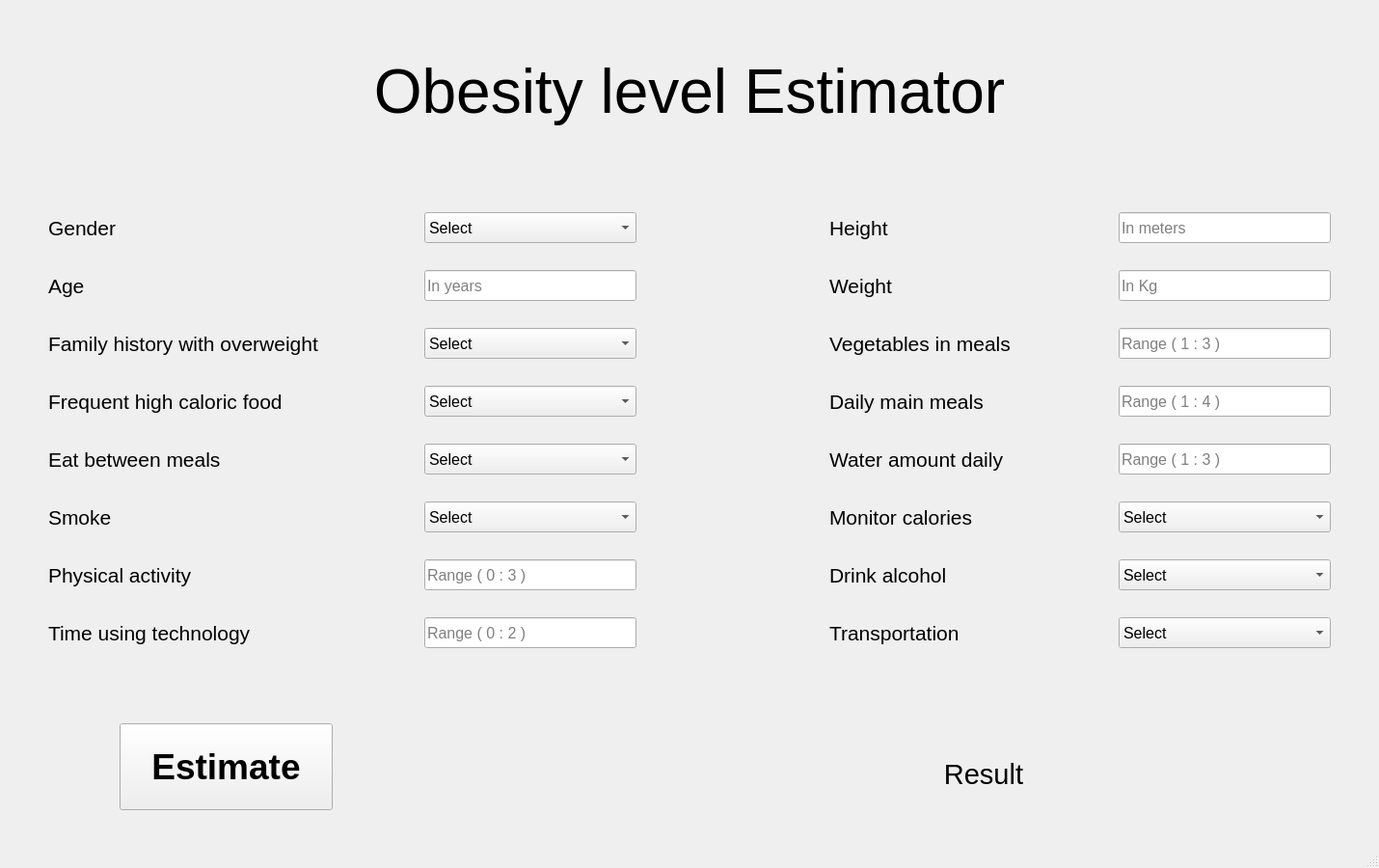
<?xml version="1.0" encoding="UTF-8"?>
<ui version="4.0">
 <class>MainWindow</class>
 <widget class="QMainWindow" name="MainWindow">
  <property name="geometry">
   <rect>
    <x>0</x>
    <y>0</y>
    <width>1430</width>
    <height>900</height>
   </rect>
  </property>
  <property name="windowTitle">
   <string>Estimate Obesity level</string>
  </property>
  <property name="windowIcon">
   <iconset>
    <normaloff>logo2.png</normaloff>logo2.png</iconset>
  </property>
  <property name="tabShape">
   <enum>QTabWidget::Rounded</enum>
  </property>
  <widget class="QWidget" name="centralwidget">
   <widget class="QPushButton" name="button">
    <property name="geometry">
     <rect>
      <x>124</x>
      <y>750</y>
      <width>221</width>
      <height>90</height>
     </rect>
    </property>
    <property name="font">
     <font>
      <family>Arial</family>
      <pointsize>28</pointsize>
      <weight>75</weight>
      <italic>false</italic>
      <bold>true</bold>
      <kerning>true</kerning>
     </font>
    </property>
    <property name="cursor">
     <cursorShape>ArrowCursor</cursorShape>
    </property>
    <property name="whatsThis">
     <string>&lt;html&gt;&lt;head/&gt;&lt;body&gt;&lt;p align=&quot;right&quot;&gt;&lt;br/&gt;&lt;/p&gt;&lt;/body&gt;&lt;/html&gt;</string>
    </property>
    <property name="text">
     <string>Estimate</string>
    </property>
   </widget>
   <widget class="QLabel" name="label">
    <property name="geometry">
     <rect>
      <x>50</x>
      <y>220</y>
      <width>90</width>
      <height>32</height>
     </rect>
    </property>
    <property name="font">
     <font>
      <family>Arial</family>
      <pointsize>16</pointsize>
     </font>
    </property>
    <property name="text">
     <string>Gender</string>
    </property>
   </widget>
   <widget class="QLabel" name="label_3">
    <property name="geometry">
     <rect>
      <x>50</x>
      <y>280</y>
      <width>48</width>
      <height>32</height>
     </rect>
    </property>
    <property name="font">
     <font>
      <family>Arial</family>
      <pointsize>16</pointsize>
     </font>
    </property>
    <property name="text">
     <string>Age</string>
    </property>
   </widget>
   <widget class="QLabel" name="label_5">
    <property name="geometry">
     <rect>
      <x>860</x>
      <y>400</y>
      <width>211</width>
      <height>32</height>
     </rect>
    </property>
    <property name="font">
     <font>
      <family>Arial</family>
      <pointsize>16</pointsize>
     </font>
    </property>
    <property name="text">
     <string>Daily main meals</string>
    </property>
   </widget>
   <widget class="QLabel" name="label_7">
    <property name="geometry">
     <rect>
      <x>50</x>
      <y>400</y>
      <width>315</width>
      <height>32</height>
     </rect>
    </property>
    <property name="font">
     <font>
      <family>Arial</family>
      <pointsize>16</pointsize>
     </font>
    </property>
    <property name="text">
     <string>Frequent high caloric food</string>
    </property>
   </widget>
   <widget class="QLabel" name="label_9">
    <property name="geometry">
     <rect>
      <x>860</x>
      <y>340</y>
      <width>251</width>
      <height>32</height>
     </rect>
    </property>
    <property name="font">
     <font>
      <family>Arial</family>
      <pointsize>16</pointsize>
     </font>
    </property>
    <property name="text">
     <string>Vegetables in meals</string>
    </property>
   </widget>
   <widget class="QLabel" name="label_11">
    <property name="geometry">
     <rect>
      <x>50</x>
      <y>460</y>
      <width>251</width>
      <height>32</height>
     </rect>
    </property>
    <property name="font">
     <font>
      <family>Arial</family>
      <pointsize>16</pointsize>
     </font>
    </property>
    <property name="text">
     <string>Eat between meals</string>
    </property>
   </widget>
   <widget class="QLabel" name="label_13">
    <property name="geometry">
     <rect>
      <x>860</x>
      <y>640</y>
      <width>174</width>
      <height>32</height>
     </rect>
    </property>
    <property name="font">
     <font>
      <family>Arial</family>
      <pointsize>16</pointsize>
     </font>
    </property>
    <property name="text">
     <string>Transportation</string>
    </property>
   </widget>
   <widget class="QLabel" name="label_15">
    <property name="geometry">
     <rect>
      <x>50</x>
      <y>340</y>
      <width>371</width>
      <height>32</height>
     </rect>
    </property>
    <property name="font">
     <font>
      <family>Arial</family>
      <pointsize>16</pointsize>
     </font>
    </property>
    <property name="text">
     <string>Family history with overweight</string>
    </property>
   </widget>
   <widget class="QLabel" name="label_17">
    <property name="geometry">
     <rect>
      <x>860</x>
      <y>520</y>
      <width>193</width>
      <height>32</height>
     </rect>
    </property>
    <property name="font">
     <font>
      <family>Arial</family>
      <pointsize>16</pointsize>
     </font>
    </property>
    <property name="text">
     <string>Monitor calories</string>
    </property>
   </widget>
   <widget class="QLabel" name="label_18">
    <property name="geometry">
     <rect>
      <x>860</x>
      <y>460</y>
      <width>236</width>
      <height>32</height>
     </rect>
    </property>
    <property name="font">
     <font>
      <family>Arial</family>
      <pointsize>16</pointsize>
     </font>
    </property>
    <property name="text">
     <string>Water amount daily</string>
    </property>
   </widget>
   <widget class="QLabel" name="label_19">
    <property name="geometry">
     <rect>
      <x>860</x>
      <y>220</y>
      <width>78</width>
      <height>32</height>
     </rect>
    </property>
    <property name="font">
     <font>
      <family>Arial</family>
      <pointsize>16</pointsize>
     </font>
    </property>
    <property name="text">
     <string>Height</string>
    </property>
   </widget>
   <widget class="QLabel" name="label_20">
    <property name="geometry">
     <rect>
      <x>50</x>
      <y>580</y>
      <width>193</width>
      <height>32</height>
     </rect>
    </property>
    <property name="font">
     <font>
      <family>Arial</family>
      <pointsize>16</pointsize>
     </font>
    </property>
    <property name="text">
     <string>Physical activity</string>
    </property>
   </widget>
   <widget class="QLabel" name="label_21">
    <property name="geometry">
     <rect>
      <x>860</x>
      <y>580</y>
      <width>211</width>
      <height>32</height>
     </rect>
    </property>
    <property name="font">
     <font>
      <family>Arial</family>
      <pointsize>16</pointsize>
     </font>
    </property>
    <property name="text">
     <string>Drink alcohol</string>
    </property>
   </widget>
   <widget class="QLabel" name="label_22">
    <property name="geometry">
     <rect>
      <x>50</x>
      <y>640</y>
      <width>271</width>
      <height>32</height>
     </rect>
    </property>
    <property name="font">
     <font>
      <family>Arial</family>
      <pointsize>16</pointsize>
     </font>
    </property>
    <property name="text">
     <string>Time using technology</string>
    </property>
   </widget>
   <widget class="QLabel" name="label_23">
    <property name="geometry">
     <rect>
      <x>860</x>
      <y>280</y>
      <width>87</width>
      <height>32</height>
     </rect>
    </property>
    <property name="font">
     <font>
      <family>Arial</family>
      <pointsize>16</pointsize>
     </font>
    </property>
    <property name="text">
     <string>Weight</string>
    </property>
   </widget>
   <widget class="QLabel" name="label_24">
    <property name="geometry">
     <rect>
      <x>50</x>
      <y>520</y>
      <width>84</width>
      <height>32</height>
     </rect>
    </property>
    <property name="font">
     <font>
      <family>Arial</family>
      <pointsize>16</pointsize>
     </font>
    </property>
    <property name="text">
     <string>Smoke</string>
    </property>
   </widget>
   <widget class="QLineEdit" name="in_1">
    <property name="geometry">
     <rect>
      <x>440</x>
      <y>280</y>
      <width>220</width>
      <height>32</height>
     </rect>
    </property>
    <property name="font">
     <font>
      <family>Arial</family>
      <pointsize>12</pointsize>
      <underline>false</underline>
     </font>
    </property>
    <property name="text">
     <string/>
    </property>
    <property name="placeholderText">
     <string>In years</string>
    </property>
   </widget>
   <widget class="QLineEdit" name="in_2">
    <property name="geometry">
     <rect>
      <x>1160</x>
      <y>220</y>
      <width>220</width>
      <height>32</height>
     </rect>
    </property>
    <property name="font">
     <font>
      <family>Arial</family>
      <pointsize>12</pointsize>
     </font>
    </property>
    <property name="placeholderText">
     <string>In meters</string>
    </property>
   </widget>
   <widget class="QLineEdit" name="in_3">
    <property name="geometry">
     <rect>
      <x>1160</x>
      <y>280</y>
      <width>220</width>
      <height>32</height>
     </rect>
    </property>
    <property name="font">
     <font>
      <family>Arial</family>
      <pointsize>12</pointsize>
     </font>
    </property>
    <property name="placeholderText">
     <string>In Kg</string>
    </property>
   </widget>
   <widget class="QLineEdit" name="in_4">
    <property name="geometry">
     <rect>
      <x>1160</x>
      <y>340</y>
      <width>220</width>
      <height>32</height>
     </rect>
    </property>
    <property name="font">
     <font>
      <family>Arial</family>
      <pointsize>12</pointsize>
      <underline>false</underline>
     </font>
    </property>
    <property name="text">
     <string/>
    </property>
    <property name="placeholderText">
     <string>Range ( 1 : 3 )</string>
    </property>
   </widget>
   <widget class="QLineEdit" name="in_5">
    <property name="geometry">
     <rect>
      <x>1160</x>
      <y>400</y>
      <width>220</width>
      <height>32</height>
     </rect>
    </property>
    <property name="font">
     <font>
      <family>Arial</family>
      <pointsize>12</pointsize>
      <underline>false</underline>
     </font>
    </property>
    <property name="text">
     <string/>
    </property>
    <property name="placeholderText">
     <string>Range ( 1 : 4 )</string>
    </property>
   </widget>
   <widget class="QLineEdit" name="in_7">
    <property name="geometry">
     <rect>
      <x>1160</x>
      <y>460</y>
      <width>220</width>
      <height>32</height>
     </rect>
    </property>
    <property name="font">
     <font>
      <family>Arial</family>
      <pointsize>12</pointsize>
     </font>
    </property>
    <property name="text">
     <string/>
    </property>
    <property name="placeholderText">
     <string>Range ( 1 : 3 )</string>
    </property>
   </widget>
   <widget class="QLineEdit" name="in_8">
    <property name="geometry">
     <rect>
      <x>440</x>
      <y>580</y>
      <width>220</width>
      <height>32</height>
     </rect>
    </property>
    <property name="font">
     <font>
      <family>Arial</family>
      <pointsize>12</pointsize>
     </font>
    </property>
    <property name="text">
     <string/>
    </property>
    <property name="placeholderText">
     <string>Range ( 0 : 3 )</string>
    </property>
   </widget>
   <widget class="QLineEdit" name="in_9">
    <property name="geometry">
     <rect>
      <x>440</x>
      <y>640</y>
      <width>220</width>
      <height>32</height>
     </rect>
    </property>
    <property name="font">
     <font>
      <family>Arial</family>
      <pointsize>12</pointsize>
     </font>
    </property>
    <property name="text">
     <string/>
    </property>
    <property name="placeholderText">
     <string>Range ( 0 : 2 )</string>
    </property>
   </widget>
   <widget class="QComboBox" name="in_6">
    <property name="geometry">
     <rect>
      <x>440</x>
      <y>460</y>
      <width>220</width>
      <height>32</height>
     </rect>
    </property>
    <property name="font">
     <font>
      <family>Arial</family>
      <pointsize>12</pointsize>
      <underline>false</underline>
     </font>
    </property>
    <item>
     <property name="text">
      <string>Select</string>
     </property>
    </item>
    <item>
     <property name="text">
      <string>No</string>
     </property>
    </item>
    <item>
     <property name="text">
      <string>Sometimes</string>
     </property>
    </item>
    <item>
     <property name="text">
      <string>Frequently</string>
     </property>
    </item>
    <item>
     <property name="text">
      <string>Always</string>
     </property>
    </item>
   </widget>
   <widget class="QComboBox" name="in_10">
    <property name="geometry">
     <rect>
      <x>1160</x>
      <y>580</y>
      <width>220</width>
      <height>32</height>
     </rect>
    </property>
    <property name="font">
     <font>
      <family>Arial</family>
      <pointsize>12</pointsize>
     </font>
    </property>
    <item>
     <property name="text">
      <string>Select</string>
     </property>
    </item>
    <item>
     <property name="text">
      <string>No</string>
     </property>
    </item>
    <item>
     <property name="text">
      <string>Sometimes</string>
     </property>
    </item>
    <item>
     <property name="text">
      <string>Frequently</string>
     </property>
    </item>
    <item>
     <property name="text">
      <string>Always</string>
     </property>
    </item>
   </widget>
   <widget class="QComboBox" name="in_11">
    <property name="geometry">
     <rect>
      <x>1160</x>
      <y>640</y>
      <width>220</width>
      <height>32</height>
     </rect>
    </property>
    <property name="font">
     <font>
      <family>Arial</family>
      <pointsize>12</pointsize>
      <underline>false</underline>
     </font>
    </property>
    <item>
     <property name="text">
      <string>Select</string>
     </property>
    </item>
    <item>
     <property name="text">
      <string>Bike</string>
     </property>
    </item>
    <item>
     <property name="text">
      <string>Motorbike</string>
     </property>
    </item>
    <item>
     <property name="text">
      <string>Public transportation</string>
     </property>
    </item>
    <item>
     <property name="text">
      <string>Walking</string>
     </property>
    </item>
    <item>
     <property name="text">
      <string>Automobile</string>
     </property>
    </item>
   </widget>
   <widget class="QComboBox" name="in_12">
    <property name="geometry">
     <rect>
      <x>1160</x>
      <y>520</y>
      <width>220</width>
      <height>32</height>
     </rect>
    </property>
    <property name="font">
     <font>
      <family>Arial</family>
      <pointsize>12</pointsize>
     </font>
    </property>
    <item>
     <property name="text">
      <string>Select</string>
     </property>
    </item>
    <item>
     <property name="text">
      <string>No</string>
     </property>
    </item>
    <item>
     <property name="text">
      <string>Yes</string>
     </property>
    </item>
   </widget>
   <widget class="QComboBox" name="in_13">
    <property name="geometry">
     <rect>
      <x>440</x>
      <y>520</y>
      <width>220</width>
      <height>32</height>
     </rect>
    </property>
    <property name="font">
     <font>
      <family>Arial</family>
      <pointsize>12</pointsize>
     </font>
    </property>
    <item>
     <property name="text">
      <string>Select</string>
     </property>
    </item>
    <item>
     <property name="text">
      <string>No</string>
     </property>
    </item>
    <item>
     <property name="text">
      <string>Yes</string>
     </property>
    </item>
   </widget>
   <widget class="QComboBox" name="in_14">
    <property name="geometry">
     <rect>
      <x>440</x>
      <y>400</y>
      <width>220</width>
      <height>32</height>
     </rect>
    </property>
    <property name="font">
     <font>
      <family>Arial</family>
      <pointsize>12</pointsize>
      <underline>false</underline>
     </font>
    </property>
    <item>
     <property name="text">
      <string>Select</string>
     </property>
    </item>
    <item>
     <property name="text">
      <string>No</string>
     </property>
    </item>
    <item>
     <property name="text">
      <string>Yes</string>
     </property>
    </item>
   </widget>
   <widget class="QComboBox" name="in_15">
    <property name="geometry">
     <rect>
      <x>440</x>
      <y>220</y>
      <width>220</width>
      <height>32</height>
     </rect>
    </property>
    <property name="font">
     <font>
      <family>Arial</family>
      <pointsize>12</pointsize>
      <underline>false</underline>
     </font>
    </property>
    <item>
     <property name="text">
      <string>Select </string>
     </property>
    </item>
    <item>
     <property name="text">
      <string>Female</string>
     </property>
    </item>
    <item>
     <property name="text">
      <string>Male</string>
     </property>
    </item>
   </widget>
   <widget class="QComboBox" name="in_16">
    <property name="geometry">
     <rect>
      <x>440</x>
      <y>340</y>
      <width>220</width>
      <height>32</height>
     </rect>
    </property>
    <property name="font">
     <font>
      <family>Arial</family>
      <pointsize>12</pointsize>
      <underline>false</underline>
     </font>
    </property>
    <item>
     <property name="text">
      <string>Select</string>
     </property>
    </item>
    <item>
     <property name="text">
      <string>No</string>
     </property>
    </item>
    <item>
     <property name="text">
      <string>Yes</string>
     </property>
    </item>
   </widget>
   <widget class="QLabel" name="label_2">
    <property name="geometry">
     <rect>
      <x>285</x>
      <y>50</y>
      <width>860</width>
      <height>90</height>
     </rect>
    </property>
    <property name="font">
     <font>
      <family>Arial</family>
      <pointsize>48</pointsize>
     </font>
    </property>
    <property name="text">
     <string>Obesity level Estimator</string>
    </property>
    <property name="alignment">
     <set>Qt::AlignCenter</set>
    </property>
   </widget>
   <widget class="QLabel" name="out">
    <property name="geometry">
     <rect>
      <x>660</x>
      <y>770</y>
      <width>720</width>
      <height>50</height>
     </rect>
    </property>
    <property name="font">
     <font>
      <family>Arial</family>
      <pointsize>22</pointsize>
     </font>
    </property>
    <property name="text">
     <string>Result</string>
    </property>
    <property name="alignment">
     <set>Qt::AlignBottom|Qt::AlignHCenter</set>
    </property>
   </widget>
   <widget class="QLabel" name="out_2">
    <property name="geometry">
     <rect>
      <x>999</x>
      <y>770</y>
      <width>381</width>
      <height>50</height>
     </rect>
    </property>
    <property name="font">
     <font>
      <family>Arial</family>
      <pointsize>24</pointsize>
      <weight>75</weight>
      <bold>true</bold>
     </font>
    </property>
    <property name="text">
     <string/>
    </property>
    <property name="alignment">
     <set>Qt::AlignBottom|Qt::AlignLeading|Qt::AlignLeft</set>
    </property>
   </widget>
  </widget>
  <widget class="QStatusBar" name="statusbar"/>
 </widget>
 <resources/>
 <connections/>
</ui>
